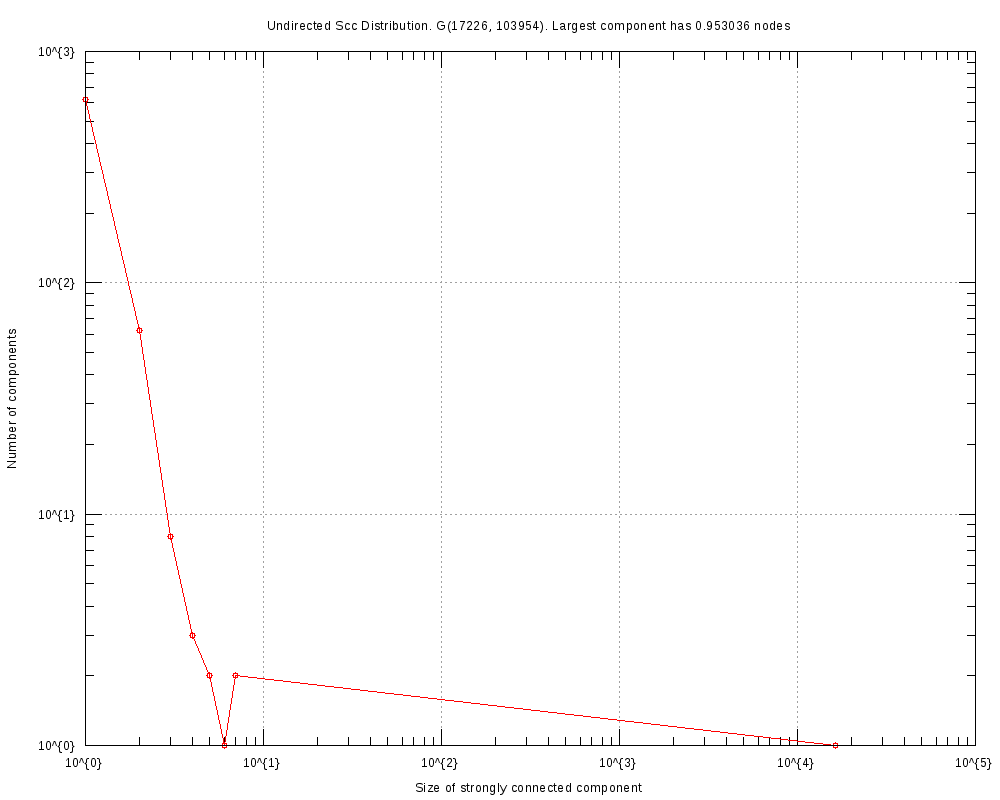

Reproduce this figure in gnuplot.
#
# Undirected Scc Distribution. G(17226, 103954). Largest component has 0.953036 nodes (Mon Sep  9 04:45:06 2019)
#

set title "Undirected Scc Distribution. G(17226, 103954). Largest component has 0.953036 nodes"
set key bottom right
set logscale xy 10
set format x "10^{%L}"
set mxtics 10
set format y "10^{%L}"
set mytics 10
set grid
set xlabel "Size of strongly connected component"
set ylabel "Number of components"
set tics scale 2
set terminal png font arial 10 size 1000,800
set output 'scc.cit-HepPh-subgraph.png'
plot 	"scc.cit-HepPh-subgraph.tab" using 1:2 title "" with linespoints pt 6
